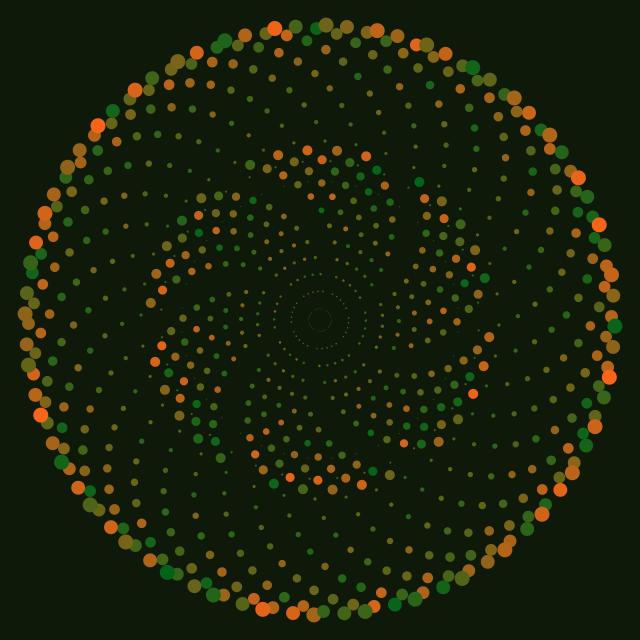
Frame 1 (no input)
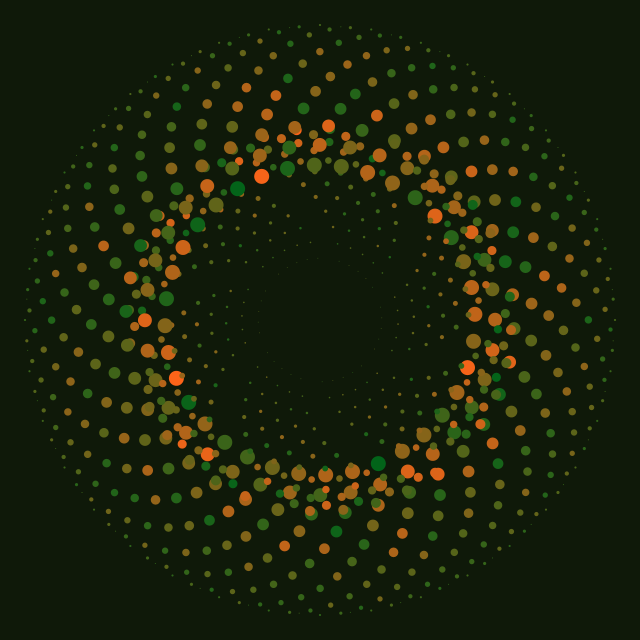
Frame 60 (the mouse pressed at the canvas centre just before this capture)
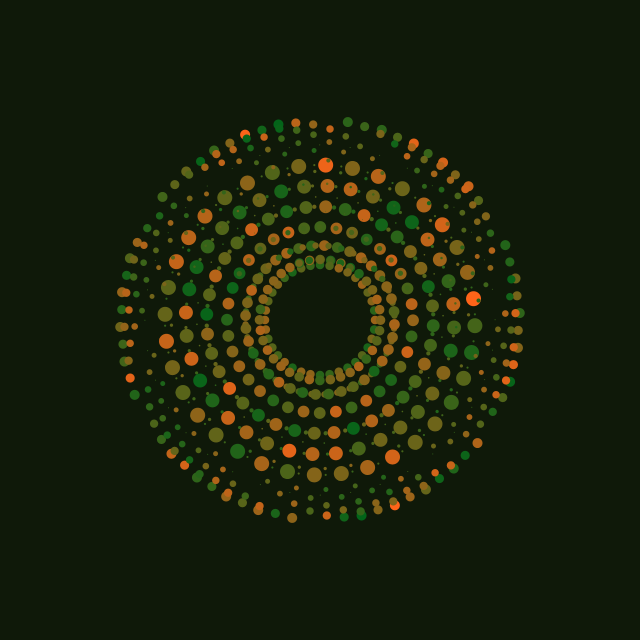
Frame 120 (the mouse held since frame 60 and released just before this capture)

The Processing sketch that drew these frames (run headless with seeded random() and noise(); from frame 60 on, the mouse is pressed at the canvas centre):

// Processing sketch: Sketch_34
// ── Sketch_34.pde
void setup() {
  size(640, 640);
  noStroke();
}

void draw() {
  background(15, 25, 9);
  translate(width/2, height/2);

  for (int i = 0; i < 360; i+=10) {
    if ((i % 60) != 0)
    for (int q = 0; q < 120; q+=10) {
      float x = sin(radians(i+64+frameCount*2))*100+sin(radians(i-q+frameCount*2.5))*100;
      float y = cos(radians(i+64+frameCount*2))*100+cos(radians(i-q+frameCount*2.5))*100;
      float s = map(q, 0, 120, 10, 0);
      fill(map(q, 0, 140, random(255), 50), 100, 25);
      ellipse(x, y, s, s);
    }
    
    for (int q = 0; q < 140; q+=10) {
      float x = sin(radians(i))*120+sin(radians(i+q-frameCount*2))*175;
      float y = cos(radians(i))*120+cos(radians(i+q-frameCount*2))*175;
      float s = map(q, 0, 140, 15, 0);
      fill(map(q, 0, 140, random(255), 50), 100, 25);
      ellipse(x, y, s, s);
    }
  }
}
